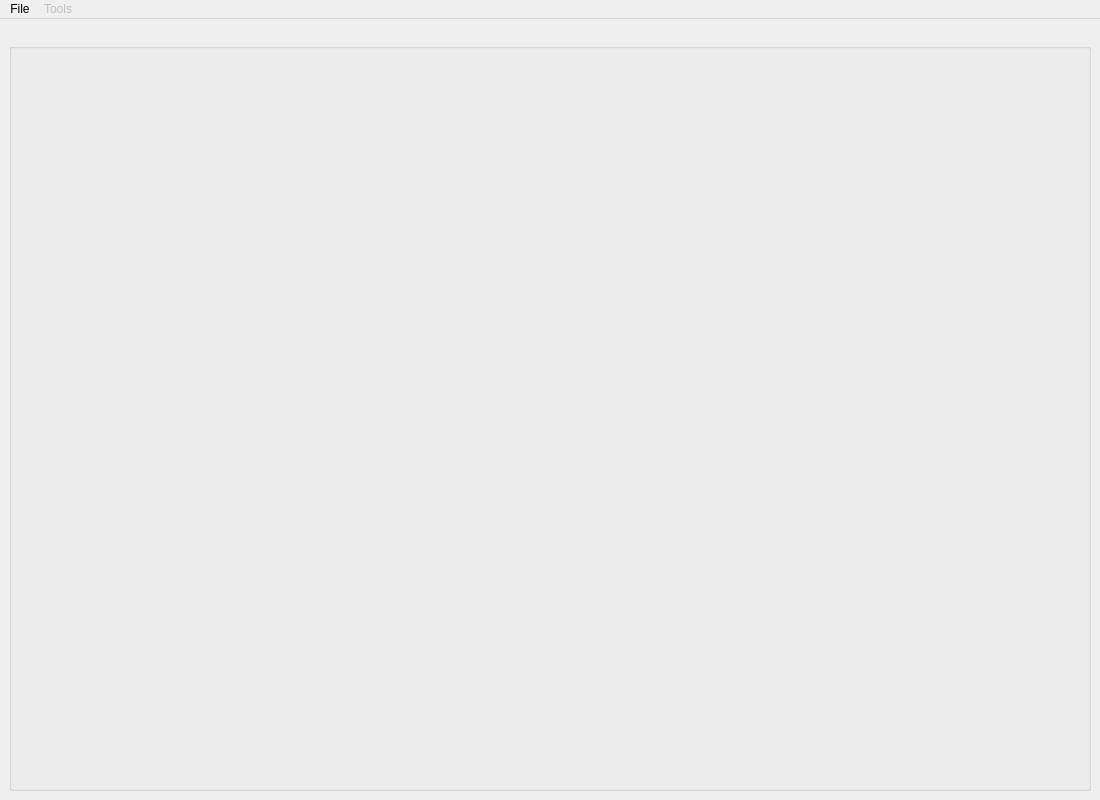
<?xml version="1.0" encoding="UTF-8"?>
<ui version="4.0">
 <class>sub_viz</class>
 <widget class="QMainWindow" name="sub_viz">
  <property name="geometry">
   <rect>
    <x>0</x>
    <y>0</y>
    <width>1100</width>
    <height>800</height>
   </rect>
  </property>
  <property name="minimumSize">
   <size>
    <width>1100</width>
    <height>800</height>
   </size>
  </property>
  <property name="windowTitle">
   <string>sub_viz</string>
  </property>
  <widget class="QWidget" name="widget">
   <layout class="QGridLayout" name="gridLayout_2">
    <item row="0" column="0">
     <layout class="QGridLayout" name="gridLayout">
      <item row="1" column="0">
       <layout class="QGridLayout" name="gridLayout_3">
        <property name="sizeConstraint">
         <enum>QLayout::SetDefaultConstraint</enum>
        </property>
        <property name="verticalSpacing">
         <number>1</number>
        </property>
        <item row="0" column="2">
         <widget class="QLabel" name="sliceMaximumValue">
          <property name="sizePolicy">
           <sizepolicy hsizetype="Preferred" vsizetype="Fixed">
            <horstretch>0</horstretch>
            <verstretch>0</verstretch>
           </sizepolicy>
          </property>
          <property name="text">
           <string/>
          </property>
          <property name="alignment">
           <set>Qt::AlignRight|Qt::AlignTrailing|Qt::AlignVCenter</set>
          </property>
         </widget>
        </item>
        <item row="1" column="0" colspan="3">
         <widget class="QGroupBox" name="spaceCubePlot">
          <property name="title">
           <string/>
          </property>
         </widget>
        </item>
        <item row="0" column="1">
         <widget class="QLabel" name="sliceMinimumValue">
          <property name="sizePolicy">
           <sizepolicy hsizetype="Preferred" vsizetype="Fixed">
            <horstretch>0</horstretch>
            <verstretch>0</verstretch>
           </sizepolicy>
          </property>
          <property name="text">
           <string/>
          </property>
         </widget>
        </item>
       </layout>
      </item>
     </layout>
    </item>
   </layout>
  </widget>
  <widget class="QMenuBar" name="menuBar">
   <property name="geometry">
    <rect>
     <x>0</x>
     <y>0</y>
     <width>1100</width>
     <height>21</height>
    </rect>
   </property>
   <property name="nativeMenuBar">
    <bool>false</bool>
   </property>
   <widget class="QMenu" name="menuFile">
    <property name="title">
     <string>File</string>
    </property>
    <addaction name="actionOpen"/>
    <addaction name="actionSavespng"/>
   </widget>
   <widget class="QMenu" name="menuTools">
    <property name="enabled">
     <bool>false</bool>
    </property>
    <property name="title">
     <string>Tools</string>
    </property>
    <widget class="QMenu" name="menuShow_figure">
     <property name="enabled">
      <bool>false</bool>
     </property>
     <property name="title">
      <string>Show figure</string>
     </property>
     <addaction name="actionDrawRectangle"/>
     <addaction name="actionDrawEllipse"/>
    </widget>
    <addaction name="actionSet_current_wavelength"/>
    <addaction name="actionRectangle"/>
    <addaction name="actionEllipse"/>
    <addaction name="actionInteractiveOp"/>
    <addaction name="actionManage_style"/>
    <addaction name="separator"/>
    <addaction name="actionRectangle_coordinates"/>
    <addaction name="actionCreation_Rectangle"/>
    <addaction name="separator"/>
    <addaction name="actionEllipse_coordinates"/>
    <addaction name="actionCreation_Ellipse"/>
    <addaction name="separator"/>
    <addaction name="actionSpectrum_visualization"/>
    <addaction name="separator"/>
    <addaction name="actionBackground_subtraction"/>
    <addaction name="menuShow_figure"/>
   </widget>
   <addaction name="menuFile"/>
   <addaction name="menuTools"/>
  </widget>
  <action name="actionOpen">
   <property name="text">
    <string>Open</string>
   </property>
  </action>
  <action name="actionRectangle">
   <property name="enabled">
    <bool>true</bool>
   </property>
   <property name="text">
    <string>Rectangle</string>
   </property>
  </action>
  <action name="actionZoom">
   <property name="enabled">
    <bool>true</bool>
   </property>
   <property name="text">
    <string>Zoom</string>
   </property>
  </action>
  <action name="actionPan">
   <property name="enabled">
    <bool>true</bool>
   </property>
   <property name="text">
    <string>Pan</string>
   </property>
  </action>
  <action name="actionMinMax_Interval">
   <property name="text">
    <string>MinMax Interval</string>
   </property>
  </action>
  <action name="actionZScale_Interval">
   <property name="text">
    <string>ZScale Interval</string>
   </property>
  </action>
  <action name="actionSqrt">
   <property name="text">
    <string>Sqrt</string>
   </property>
  </action>
  <action name="actionLog">
   <property name="text">
    <string>Log</string>
   </property>
  </action>
  <action name="actionLinear">
   <property name="text">
    <string>Linear</string>
   </property>
  </action>
  <action name="actionGray">
   <property name="text">
    <string>Gray</string>
   </property>
  </action>
  <action name="actionAccent">
   <property name="text">
    <string>Accent</string>
   </property>
  </action>
  <action name="actionHeat">
   <property name="text">
    <string>Heat</string>
   </property>
  </action>
  <action name="actionRainbow">
   <property name="text">
    <string>Rainbow</string>
   </property>
  </action>
  <action name="actionCoolWarm">
   <property name="text">
    <string>CoolWarm</string>
   </property>
  </action>
  <action name="actionRectangle_coordinates">
   <property name="enabled">
    <bool>false</bool>
   </property>
   <property name="text">
    <string>Rectangle coordinates</string>
   </property>
  </action>
  <action name="actionCreation_Rectangle">
   <property name="text">
    <string>Creation of Rectangle parameterized</string>
   </property>
  </action>
  <action name="actionSpectrum_visualization">
   <property name="text">
    <string>Spectrum visualization</string>
   </property>
  </action>
  <action name="actionEllipse">
   <property name="text">
    <string>Ellipse</string>
   </property>
  </action>
  <action name="actionBackground_subtraction">
   <property name="enabled">
    <bool>false</bool>
   </property>
   <property name="text">
    <string>Background subtraction</string>
   </property>
  </action>
  <action name="actionUnselect">
   <property name="text">
    <string>Unselect current tool</string>
   </property>
  </action>
  <action name="actionCreation_Ellipse">
   <property name="text">
    <string>Creation of Ellipse parameterized</string>
   </property>
  </action>
  <action name="actionInteractiveOp">
   <property name="text">
    <string>Interactive operations (zoom and pan)</string>
   </property>
  </action>
  <action name="actionApply_style">
   <property name="text">
    <string>Apply style </string>
   </property>
  </action>
  <action name="actionManage_style">
   <property name="text">
    <string>Manage style</string>
   </property>
  </action>
  <action name="actionSet_current_wavelength">
   <property name="text">
    <string>Set current wavelength</string>
   </property>
  </action>
  <action name="actionDrawRectangle">
   <property name="enabled">
    <bool>false</bool>
   </property>
   <property name="text">
    <string>Rectangle</string>
   </property>
  </action>
  <action name="actionDrawEllipse">
   <property name="enabled">
    <bool>false</bool>
   </property>
   <property name="text">
    <string>Ellipse</string>
   </property>
  </action>
  <action name="actionSavespng">
   <property name="enabled">
    <bool>false</bool>
   </property>
   <property name="text">
    <string>Saves as png</string>
   </property>
  </action>
  <action name="actionEllipse_coordinates">
   <property name="enabled">
    <bool>false</bool>
   </property>
   <property name="text">
    <string>Ellipse coordinates</string>
   </property>
  </action>
 </widget>
 <resources/>
 <connections/>
</ui>
